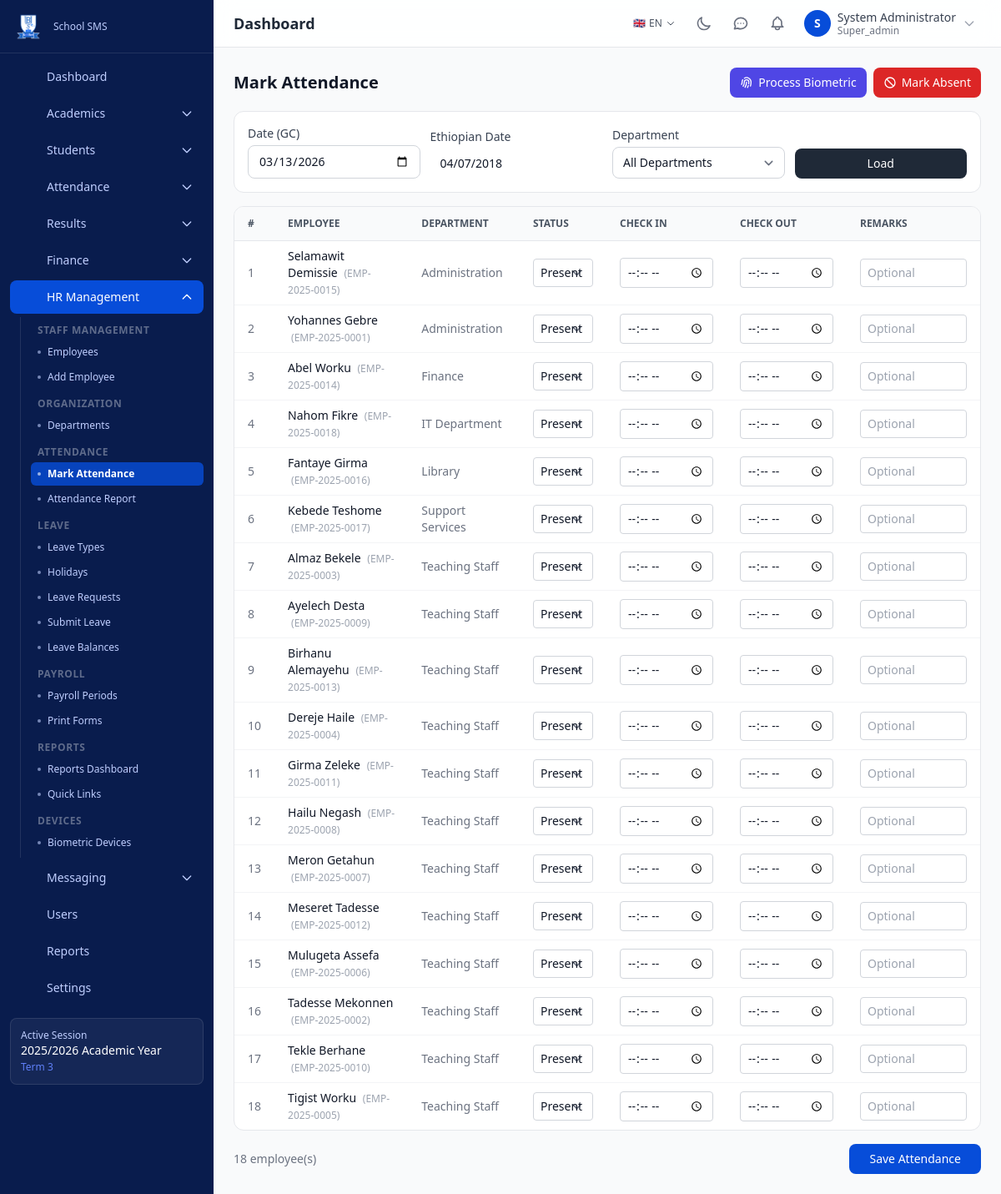
Page /hr/attendance (signed in) on the committed database.
### tables this page shows
CREATE TABLE `academic_sessions` (
    `id` BIGINT UNSIGNED NOT NULL AUTO_INCREMENT,
    `name` VARCHAR(100) NOT NULL,
    `slug` VARCHAR(100) NOT NULL,
    `start_date` DATE NOT NULL,
    `end_date` DATE NOT NULL,
    `is_active` TINYINT(1) NOT NULL DEFAULT 0,
    `created_at` DATETIME NOT NULL DEFAULT CURRENT_TIMESTAMP,
    `updated_at` DATETIME NOT NULL DEFAULT CURRENT_TIMESTAMP ON UPDATE CURRENT_TIMESTAMP,
    PRIMARY KEY (`id`),
    UNIQUE KEY `uk_sessions_slug` (`slug`),
    INDEX `idx_sessions_active` (`is_active`)
);

CREATE TABLE `terms` (
    `id` BIGINT UNSIGNED NOT NULL AUTO_INCREMENT,
    `session_id` BIGINT UNSIGNED NOT NULL,
    `name` VARCHAR(100) NOT NULL,
    `slug` VARCHAR(100) NOT NULL,
    `start_date` DATE NOT NULL,
    `end_date` DATE NOT NULL,
    `is_active` TINYINT(1) NOT NULL DEFAULT 0,
    `sort_order` INT UNSIGNED NOT NULL DEFAULT 0,
    `created_at` DATETIME NOT NULL DEFAULT CURRENT_TIMESTAMP,
    `updated_at` DATETIME NOT NULL DEFAULT CURRENT_TIMESTAMP ON UPDATE CURRENT_TIMESTAMP,
    PRIMARY KEY (`id`),
    UNIQUE KEY `uk_terms_session_slug` (`session_id`, `slug`),
    INDEX `idx_terms_active` (`is_active`),
    CONSTRAINT `fk_terms_session` FOREIGN KEY (`session_id`) REFERENCES `academic_sessions`(`id`) ON DELETE CASCADE
);

CREATE TABLE `hr_employees` (
    `id` BIGINT UNSIGNED NOT NULL AUTO_INCREMENT,
    `employee_id` VARCHAR(20) NOT NULL COMMENT 'Format: EMP-YYYY-XXXX',
    `first_name` VARCHAR(100) NOT NULL,
    `father_name` VARCHAR(100) NOT NULL,
    `grandfather_name` VARCHAR(100) NOT NULL,
    `first_name_am` VARCHAR(100) DEFAULT NULL COMMENT 'First name in Amharic',
    `father_name_am` VARCHAR(100) DEFAULT NULL COMMENT 'Father name in Amharic',
    `grandfather_name_am` VARCHAR(100) DEFAULT NULL COMMENT 'Grandfather name in Amharic',
    `gender` ENUM('male','female') NOT NULL,
    `date_of_birth_ec` VARCHAR(20) DEFAULT NULL COMMENT 'Ethiopian calendar DD/MM/YYYY',
    `date_of_birth_gregorian` DATE DEFAULT NULL,
    `phone` VARCHAR(20) DEFAULT NULL,
    `email` VARCHAR(255) DEFAULT NULL,
    `address` TEXT DEFAULT NULL,
    `emergency_contact_name` VARCHAR(200) DEFAULT NULL,
    `emergency_contact_phone` VARCHAR(20) DEFAULT NULL,
    `photo` VARCHAR(500) DEFAULT NULL,
    `department_id` BIGINT UNSIGNED DEFAULT NULL,
    `position` VARCHAR(100) DEFAULT NULL,
    `qualification` VARCHAR(50) DEFAULT NULL,
    `role` ENUM('teacher','admin','accountant','librarian','support_staff') NOT NULL DEFAULT 'support_staff',
    `employment_type` ENUM('permanent','full_time','contract','part_time','temporary') NOT NULL DEFAULT 'permanent',
    `start_date_ec` VARCHAR(20) DEFAULT NULL COMMENT 'Hire date Ethiopian calendar DD/MM/YYYY',
    `start_date_gregorian` DATE DEFAULT NULL,
    `end_date_ec` VARCHAR(20) DEFAULT NULL,
    `end_date_gregorian` DATE DEFAULT NULL,
    `basic_salary` DECIMAL(12,2) NOT NULL DEFAULT 0.00,
    `transport_allowance` DECIMAL(12,2) NOT NULL DEFAULT 0.00,
    `position_allowance` DECIMAL(12,2) NOT NULL DEFAULT 0.00,
    `other_allowance` DECIMAL(12,2) NOT NULL DEFAULT 0.00,
    `other_deductions` DECIMAL(12,2) NOT NULL DEFAULT 0.00,
    `status` ENUM('active','left','suspended') NOT NULL DEFAULT 'active',
    `tin_number` VARCHAR(30) DEFAULT NULL,
    `pension_number` VARCHAR(50) DEFAULT NULL,
    `national_id` VARCHAR(50) DEFAULT NULL,
    `bank_name` VARCHAR(100) DEFAULT NULL,
    `bank_account` VARCHAR(50) DEFAULT NULL,
    `biometric_id` VARCHAR(50) DEFAULT NULL COMMENT 'For biometric device mapping',
    `fingerprint_registered` TINYINT(1) NOT NULL DEFAULT 0,
    `user_id` BIGINT UNSIGNED DEFAULT NULL COMMENT 'Link to users table if employee has login',
    `created_at` DATETIME NOT NULL DEFAULT CURRENT_TIMESTAMP,
    `updated_at` DATETIME NOT NULL DEFAULT CURRENT_TIMESTAMP ON UPDATE CURRENT_TIMESTAMP,
    `created_by` BIGINT UNSIGNED DEFAULT NULL,
    `updated_by` BIGINT UNSIGNED DEFAULT NULL,
    `deleted_at` DATETIME DEFAULT NULL,
    PRIMARY KEY (`id`),
    UNIQUE KEY `uk_hr_emp_employee_id` (`employee_id`),
    UNIQUE KEY `uk_hr_emp_email` (`email`),
    UNIQUE KEY `uk_hr_emp_tin` (`tin_number`),
    INDEX `idx_hr_emp_department` (`department_id`),
    INDEX `idx_hr_emp_status` (`status`),
    INDEX `idx_hr_emp_role` (`role`),
    INDEX `idx_hr_emp_deleted` (`deleted_at`),
    INDEX `idx_hr_emp_user` (`user_id`),
    CONSTRAINT `fk_hr_emp_dept` FOREIGN KEY (`department_id`) REFERENCES `hr_departments`(`id`) ON DELETE SET NULL,
    CONSTRAINT `fk_hr_emp_creator` FOREIGN KEY (`created_by`) REFERENCES `users`(`id`) ON DELETE SET NULL,
    CONSTRAINT `fk_hr_emp_updater` FOREIGN KEY (`updated_by`) REFERENCES `users`(`id`) ON DELETE SET NULL,
    CONSTRAINT `fk_hr_emp_user` FOREIGN KEY (`user_id`) REFERENCES `users`(`id`) ON DELETE SET NULL
);

CREATE TABLE `hr_departments` (
    `id` BIGINT UNSIGNED NOT NULL AUTO_INCREMENT,
    `name` VARCHAR(100) NOT NULL,
    `code` VARCHAR(20) DEFAULT NULL,
    `head_of_department_id` BIGINT UNSIGNED DEFAULT NULL,
    `description` TEXT DEFAULT NULL,
    `status` ENUM('active','inactive') NOT NULL DEFAULT 'active',
    `created_at` DATETIME NOT NULL DEFAULT CURRENT_TIMESTAMP,
    `updated_at` DATETIME NOT NULL DEFAULT CURRENT_TIMESTAMP ON UPDATE CURRENT_TIMESTAMP,
    `created_by` BIGINT UNSIGNED DEFAULT NULL,
    `updated_by` BIGINT UNSIGNED DEFAULT NULL,
    `deleted_at` DATETIME DEFAULT NULL,
    PRIMARY KEY (`id`),
    UNIQUE KEY `uk_hr_dept_code` (`code`),
    INDEX `idx_hr_dept_status` (`status`),
    INDEX `idx_hr_dept_deleted` (`deleted_at`),
    CONSTRAINT `fk_hr_dept_creator` FOREIGN KEY (`created_by`) REFERENCES `users`(`id`) ON DELETE SET NULL,
    CONSTRAINT `fk_hr_dept_updater` FOREIGN KEY (`updated_by`) REFERENCES `users`(`id`) ON DELETE SET NULL
);

### modules/hr/views/attendance.php (the view, shortened to what the rows shown need)
<?php
$deptId = input_int('department_id');
$where = ["e.deleted_at IS NULL", "e.status = 'active'"];
$params = [];
$whereStr = implode(' AND ', $where);
$employees = db_fetch_all(
    "SELECT e.id, e.employee_id, e.first_name, e.father_name, e.position, d.name AS department_name
     FROM hr_employees e
     LEFT JOIN hr_departments d ON e.department_id = d.id
     WHERE {$whereStr}
     ORDER BY d.name, e.first_name",
    $params
);
$existing = [];
?>
<div class="space-y-4">
    <div class="flex items-center justify-between flex-wrap gap-2">
        <h1 class="text-xl font-bold text-gray-900 dark:text-dark-text">Mark Attendance</h1>
    </div>
    <?php if (!empty($employees)): ?>
    <form method="POST" action="<?= url('hr', 'attendance-mark') ?>">
        <div class="bg-white dark:bg-dark-card rounded-xl border border-gray-200 dark:border-dark-border overflow-hidden">
            <div class="overflow-x-auto">
                <table class="min-w-full divide-y divide-gray-200 dark:divide-dark-border">
                    <thead class="bg-gray-50 dark:bg-dark-bg">
                        <tr>
                            <th class="px-4 py-3 text-left text-xs font-semibold text-gray-600 dark:text-dark-muted uppercase">#</th>
                            <th class="px-4 py-3 text-left text-xs font-semibold text-gray-600 dark:text-dark-muted uppercase">Employee</th>
                            <th class="px-4 py-3 text-left text-xs font-semibold text-gray-600 dark:text-dark-muted uppercase">Department</th>
                            <th class="px-4 py-3 text-left text-xs font-semibold text-gray-600 dark:text-dark-muted uppercase">Status</th>
                            <th class="px-4 py-3 text-left text-xs font-semibold text-gray-600 dark:text-dark-muted uppercase">Check In</th>
                            <th class="px-4 py-3 text-left text-xs font-semibold text-gray-600 dark:text-dark-muted uppercase">Check Out</th>
                            <th class="px-4 py-3 text-left text-xs font-semibold text-gray-600 dark:text-dark-muted uppercase">Remarks</th>
                        </tr>
                    </thead>
                    <tbody class="divide-y divide-gray-100 dark:divide-dark-border">
                        <?php $n = 0; foreach ($employees as $emp): $n++; $ex = $existing[$emp['id']] ?? []; ?>
                        <tr class="hover:bg-gray-50 dark:hover:bg-dark-bg">
                            <td class="px-4 py-2 text-sm text-gray-500"><?= $n ?></td>
                            <td class="px-4 py-2 text-sm">
                                <span class="font-medium text-gray-900 dark:text-dark-text"><?= e($emp['first_name'] . ' ' . $emp['father_name']) ?></span>
                                <span class="text-xs text-gray-400 ml-1">(<?= e($emp['employee_id']) ?>)</span>
                            </td>
                            <td class="px-4 py-2 text-sm text-gray-500 dark:text-dark-muted"><?= e($emp['department_name'] ?? '—') ?></td>
                            <td class="px-4 py-2">
                                <select name="attendance[<?= $emp['id'] ?>][status]" class="px-2 py-1.5 border border-gray-300 dark:border-dark-border rounded text-sm bg-white dark:bg-dark-card dark:text-dark-text">
                                    <?php foreach (['present', 'absent', 'late', 'half_day', 'leave'] as $s): ?>
                                    <option value="<?= $s ?>" <?= ($ex['status'] ?? 'present') === $s ? 'selected' : '' ?>><?= ucfirst(str_replace('_', ' ', $s)) ?></option>
                                    <?php endforeach; ?>
                                </select>
                            </td>
                            <td class="px-4 py-2">
                                <input type="time" name="attendance[<?= $emp['id'] ?>][check_in]" value="<?= e($ex['check_in'] ?? '') ?>"
                                       class="px-2 py-1.5 border border-gray-300 dark:border-dark-border rounded text-sm bg-white dark:bg-dark-card dark:text-dark-text w-28">
                            </td>
                            <td class="px-4 py-2">
                                <input type="time" name="attendance[<?= $emp['id'] ?>][check_out]" value="<?= e($ex['check_out'] ?? '') ?>"
                                       class="px-2 py-1.5 border border-gray-300 dark:border-dark-border rounded text-sm bg-white dark:bg-dark-card dark:text-dark-text w-28">
                            </td>
                            <td class="px-4 py-2">
                                <input type="text" name="attendance[<?= $emp['id'] ?>][notes]" value="<?= e($ex['notes'] ?? '') ?>" placeholder="Optional"
                                       class="px-2 py-1.5 border border-gray-300 dark:border-dark-border rounded text-sm bg-white dark:bg-dark-card dark:text-dark-text w-32">
                            </td>
                        </tr>
                        <?php endforeach; ?>
                    </tbody>
                </table>
            </div>
        </div>
    </form>
    <?php else: ?>
    <div class="bg-white dark:bg-dark-card rounded-xl border border-gray-200 dark:border-dark-border p-8 text-center text-gray-400">
        No active employees found. <?= $deptId ? 'Try selecting a different department.' : '' ?>
    </div>
    <?php endif; ?>
</div>
<?php
require APP_ROOT . '/templates/layout.php';

### templates/partials/sidebar.php (shortened to what the rows shown need)
<aside id="sidebar" class="fixed inset-y-0 left-0 z-40 w-64 bg-sidebar-bg dark:bg-gray-950 sidebar-transition transform -translate-x-full lg:translate-x-0 overflow-y-auto no-print">
    <?php $activeSession = get_active_session(); ?>
    <?php if ($activeSession): ?>
    <div class="mx-3 mb-4 p-3 rounded-lg bg-white/5 border border-white/10">
        <p class="text-xs text-sidebar-text">Active Session</p>
        <p class="text-sm text-white font-medium"><?= e($activeSession['name']) ?></p>
        <?php $activeTerm = get_active_term(); if ($activeTerm): ?>
        <p class="text-xs text-primary-400 mt-0.5"><?= e($activeTerm['name']) ?></p>
        <?php endif; ?>
    </div>
    <?php endif; ?>
</aside>

### rows in the picture
academic_sessions: name "2025/2026 Academic Year"
terms: name "Term 3"
hr_employees: first_name+father_name "Selamawit Demissie", employee "EMP-2025-0015", department.name "Administration", id "Present"
hr_employees: first_name+father_name "Yohannes Gebre", employee "EMP-2025-0001", department.name "Administration", id "Present"
hr_employees: first_name+father_name "Abel Worku", employee "EMP-2025-0014", department.name "Finance", id "Present"
hr_employees: first_name+father_name "Nahom Fikre", employee "EMP-2025-0018", department.name "IT Department", id "Present"
hr_employees: first_name+father_name "Fantaye Girma", employee "EMP-2025-0016", department.name "Library", id "Present"
hr_employees: first_name+father_name "Kebede Teshome", employee "EMP-2025-0017", department.name "Support Services", id "Present"
hr_employees: first_name+father_name "Almaz Bekele", employee "EMP-2025-0003", department.name "Teaching Staff", id "Present"
hr_employees: first_name+father_name "Ayelech Desta", employee "EMP-2025-0009", department.name "Teaching Staff", id "Present"
hr_employees: first_name+father_name "Birhanu Alemayehu", employee "EMP-2025-0013", department.name "Teaching Staff", id "Present"
hr_employees: first_name+father_name "Dereje Haile", employee "EMP-2025-0004", department.name "Teaching Staff", id "Present"
hr_employees: first_name+father_name "Girma Zeleke", employee "EMP-2025-0011", department.name "Teaching Staff", id "Present"
hr_employees: first_name+father_name "Hailu Negash", employee "EMP-2025-0008", department.name "Teaching Staff", id "Present"
hr_employees: first_name+father_name "Meron Getahun", employee "EMP-2025-0007", department.name "Teaching Staff", id "Present"
hr_employees: first_name+father_name "Meseret Tadesse", employee "EMP-2025-0012", department.name "Teaching Staff", id "Present"
hr_employees: first_name+father_name "Mulugeta Assefa", employee "EMP-2025-0006", department.name "Teaching Staff", id "Present"
hr_employees: first_name+father_name "Tadesse Mekonnen", employee "EMP-2025-0002", department.name "Teaching Staff", id "Present"
hr_employees: first_name+father_name "Tekle Berhane", employee "EMP-2025-0010", department.name "Teaching Staff", id "Present"
hr_employees: first_name+father_name "Tigist Worku", employee "EMP-2025-0005", department.name "Teaching Staff", id "Present"

### other values in the picture
$item['label'] "Dashboard"
$item['label'] "Academics"
$item['label'] "Students"
$item['label'] "Attendance"
$item['label'] "Results"
$item['label'] "Finance"
$item['label'] "HR Management"
$groupLabel "STAFF MANAGEMENT"
$child['label'] "Employees"
$child['label'] "Add Employee"
$groupLabel "ORGANIZATION"
$child['label'] "Departments"
$groupLabel "ATTENDANCE"
$child['label'] "Mark Attendance"
$child['label'] "Attendance Report"
